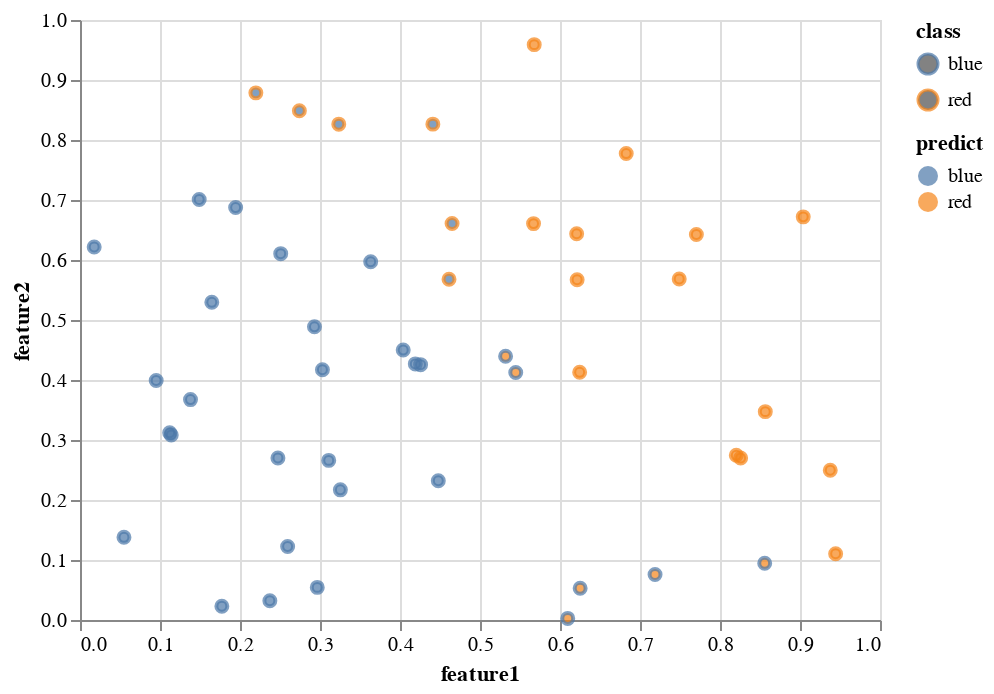

Notebook cell for this chart:
### Code cell
chart = (alt.Chart(df_test)
    .mark_point()
    .encode(
        x = "feature1",
        y = "feature2",
        color = "class",
        fill = "predict:N"
    ))
chart

### Figure 1 — Vega-Lite specification as saved in the notebook (floating-point values rounded to 4 significant figures)
{"config": {"view": {"continuousWidth": 400, "continuousHeight": 300}}, "data": {"name": "data-7b7a23d002d722e9c7b88fcef365a619"}, "mark": "point", "encoding": {"color": {"type": "nominal", "field": "class"}, "fill": {"type": "nominal", "field": "predict"}, "x": {"type": "quantitative", "field": "feature1"}, "y": {"type": "quantitative", "field": "feature2"}}, "$schema": "https://vega.github.io/schema/vega-lite/v4.8.1.json", "datasets": {"data-7b7a23d002d722e9c7b88fcef365a619": [{"class": "blue", "split": "test", "feature1": 0.7188, "feature2": 0.07595, "predict": "red"}, {"class": "red", "split": "test", "feature1": 0.4411, "feature2": 0.8264, "predict": "blue"}, {"class": "red", "split": "test", "feature1": 0.8203, "feature2": 0.2745, "predict": "red"}, {"class": "red", "split": "test", "feature1": 0.6208, "feature2": 0.6437, "predict": "red"}, {"class": "blue", "split": "test", "feature1": 0.3634, "feature2": 0.597, "predict": "blue"}, {"class": "blue", "split": "test", "feature1": 0.3255, "feature2": 0.2169, "predict": "blue"}, {"class": "red", "split": "test", "feature1": 0.4651, "feature2": 0.6608, "predict": "blue"}, {"class": "blue", "split": "test", "feature1": 0.1945, "feature2": 0.6875, "predict": "blue"}, {"class": "blue", "split": "test", "feature1": 0.2509, "feature2": 0.6106, "predict": "blue"}, {"class": "red", "split": "test", "feature1": 0.6214, "feature2": 0.5672, "predict": "red"}, {"class": "blue", "split": "test", "feature1": 0.1773, "feature2": 0.02296, "predict": "blue"}, {"class": "red", "split": "test", "feature1": 0.749, "feature2": 0.5684, "predict": "red"}, {"class": "blue", "split": "test", "feature1": 0.3109, "feature2": 0.266, "predict": "blue"}, {"class": "blue", "split": "test", "feature1": 0.4479, "feature2": 0.2321, "predict": "blue"}, {"class": "blue", "split": "test", "feature1": 0.2966, "feature2": 0.05437, "predict": "blue"}, {"class": "red", "split": "test", "feature1": 0.8566, "feature2": 0.3473, "predict": "red"}, {"class": "red", "split": "test", "feature1": 0.2198, "feature2": 0.8786, "predict": "blue"}, {"class": "red", "split": "test", "feature1": 0.6246, "feature2": 0.4129, "predict": "red"}, {"class": "red", "split": "test", "feature1": 0.6828, "feature2": 0.7774, "predict": "red"}, {"class": "blue", "split": "test", "feature1": 0.6252, "feature2": 0.05289, "predict": "red"}, {"class": "blue", "split": "test", "feature1": 0.8559, "feature2": 0.0945, "predict": "red"}, {"class": "blue", "split": "test", "feature1": 0.05496, "feature2": 0.1379, "predict": "blue"}, {"class": "red", "split": "test", "feature1": 0.5669, "feature2": 0.6606, "predict": "red"}, {"class": "red", "split": "test", "feature1": 0.7705, "feature2": 0.6426, "predict": "red"}, {"class": "blue", "split": "test", "feature1": 0.1121, "feature2": 0.312, "predict": "blue"}, {"class": "blue", "split": "test", "feature1": 0.1381, "feature2": 0.3673, "predict": "blue"}, {"class": "red", "split": "test", "feature1": 0.9446, "feature2": 0.1106, "predict": "red"}, {"class": "blue", "split": "test", "feature1": 0.6097, "feature2": 0.002666, "predict": "red"}, {"class": "blue", "split": "test", "feature1": 0.4257, "feature2": 0.4256, "predict": "blue"}, {"class": "red", "split": "test", "feature1": 0.4613, "feature2": 0.568, "predict": "blue"}, {"class": "blue", "split": "test", "feature1": 0.4191, "feature2": 0.4268, "predict": "blue"}, {"class": "blue", "split": "test", "feature1": 0.2373, "feature2": 0.03217, "predict": "blue"}, {"class": "blue", "split": "test", "feature1": 0.09523, "feature2": 0.3993, "predict": "blue"}, {"class": "red", "split": "test", "feature1": 0.2742, "feature2": 0.8488, "predict": "blue"}, {"class": "blue", "split": "test", "feature1": 0.5447, "feature2": 0.4126, "predict": "red"}, {"class": "red", "split": "test", "feature1": 0.3235, "feature2": 0.8264, "predict": "blue"}, {"class": "red", "split": "test", "feature1": 0.904, "feature2": 0.6719, "predict": "red"}, {"class": "blue", "split": "test", "feature1": 0.2931, "feature2": 0.4887, "predict": "blue"}, {"class": "blue", "split": "test", "feature1": 0.2474, "feature2": 0.2701, "predict": "blue"}, {"class": "red", "split": "test", "feature1": 0.8258, "feature2": 0.2699, "predict": "red"}, {"class": "blue", "split": "test", "feature1": 0.01774, "feature2": 0.6218, "predict": "blue"}, {"class": "blue", "split": "test", "feature1": 0.1141, "feature2": 0.3082, "predict": "blue"}, {"class": "blue", "split": "test", "feature1": 0.303, "feature2": 0.4171, "predict": "blue"}, {"class": "blue", "split": "test", "feature1": 0.1648, "feature2": 0.5295, "predict": "blue"}, {"class": "blue", "split": "test", "feature1": 0.404, "feature2": 0.4499, "predict": "blue"}, {"class": "blue", "split": "test", "feature1": 0.2595, "feature2": 0.1226, "predict": "blue"}, {"class": "red", "split": "test", "feature1": 0.9378, "feature2": 0.2496, "predict": "red"}, {"class": "blue", "split": "test", "feature1": 0.149, "feature2": 0.7009, "predict": "blue"}, {"class": "blue", "split": "test", "feature1": 0.532, "feature2": 0.4395, "predict": "red"}, {"class": "red", "split": "test", "feature1": 0.5678, "feature2": 0.959, "predict": "red"}]}}
